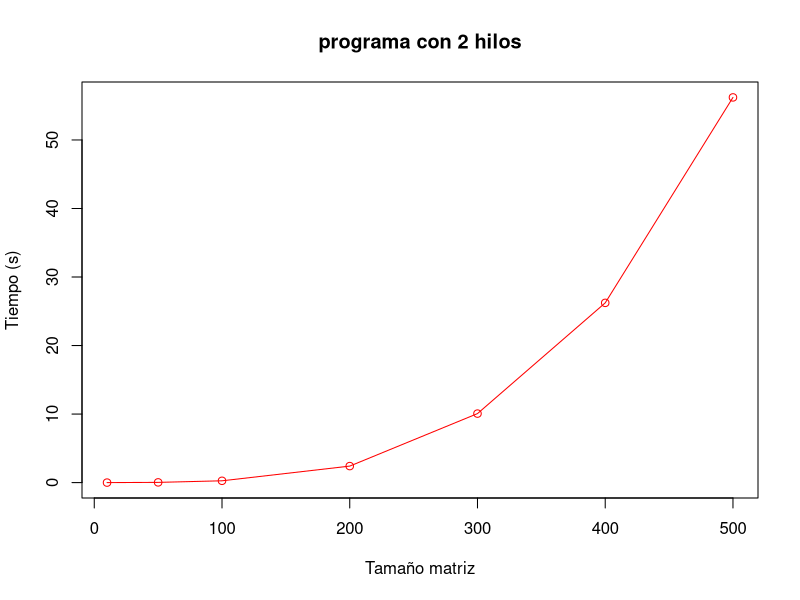

The R source for this figure:
datos_10hilos <- c(0.0004095, 0.0003265, 0.0003175, 0.0003135, 0.0003165, 0.0003145, 0.000317, 0.0003245, 0.0003125, 0.000305)
mean(datos_10hilos)
sd(datos_10hilos)

datos_50hilos <- c(0.03211, 0.031465, 0.0315705, 0.0314145, 0.0314405, 0.0317595, 0.031431, 0.0317675, 0.032059, 0.0319675)
mean(datos_50hilos)
sd(datos_50hilos)

datos_100hilos <- c(0.263925, 0.263329, 0.262079, 0.266417, 0.260526, 0.262829, 0.262531, 0.262699, 0.263042, 0.26412)


datos_200hilos <- c(2.39391, 2.41359, 2.41655, 2.4512, 2.39725, 2.39283, 2.40167, 2.41617, 2.40466, 2.396)

datos_300hilos <- c(10.0564, 10.0321, 10.0338, 10.1001, 10.0875, 10.0664, 10.0979, 10.0697, 10.0994, 10.0465)
mean(datos_300hilos)

datos_400hilos <- c(26.2595, 26.1735, 26.2713, 26.2415, 26.2202, 26.3778, 26.3419, 26.1674, 26.1354, 26.096)

datos_500hilos <- c(56.7133, 56.063, 56.0375, 56.2211, 56.1372, 56.1978, 56.1465, 56.1755, 56.2399, 56.1686)

tiempos_medios_hilos <- c(mean(datos_10hilos), mean(datos_50hilos), mean(datos_100hilos), mean(datos_200hilos), mean(datos_300hilos), mean(datos_400hilos), mean(datos_500hilos))
datos_matrices_hilos <- c(10, 50, 100, 200, 300, 400, 500)


dev.off()

plot(datos_matrices_hilos, tiempos_medios_hilos, ylab = "Tiempo (s)", xlab = "Tamaño matriz", main = "programa con 2 hilos", type = "o", col = "red")



